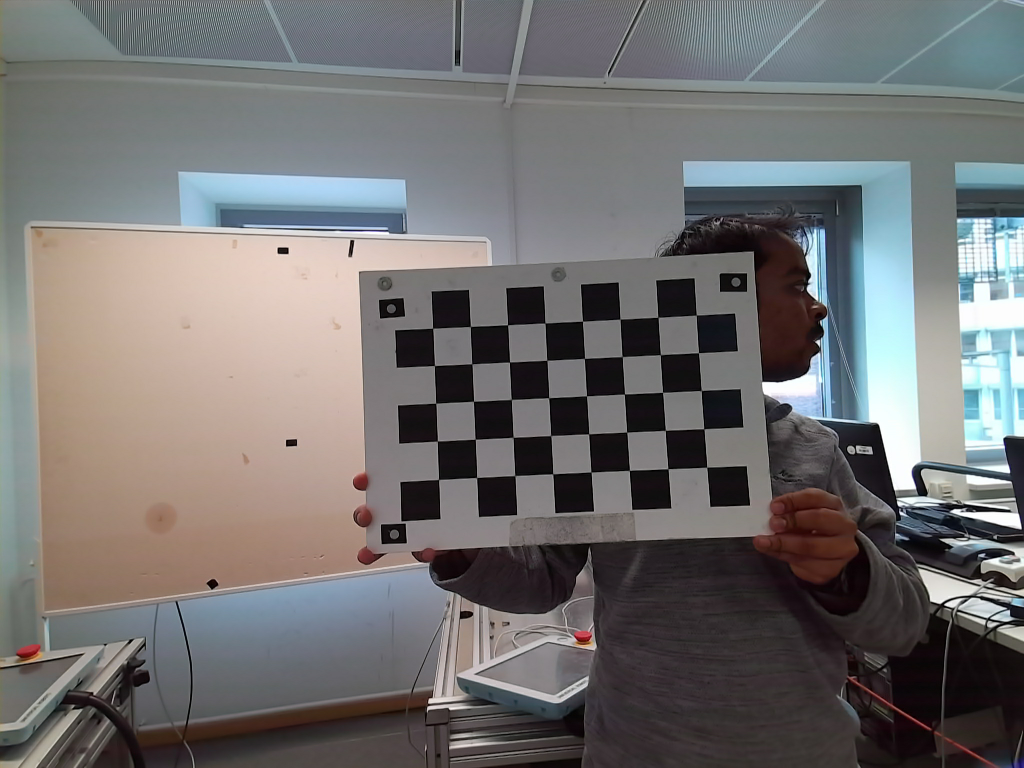
#> input picture Data/images_rgb/cv_test_img0.png, 2048 x 1536 px (shown at 1/2 size); its folder holds only this picture in this run
$ python calibrate_camera.py
#> lines starting #> are read from the running program, lines starting #| are printed output that depends on the picture; long printed decimals are rounded
#!/usr/bin/env python
"""this class offers methods to calibrate the camera using precaptured images using opencv
    no need to undistort the images as distortion coefficients are being calculated
"""


import numpy as np
import cv2
import glob


class calibrateKinectCamera(object):

    def __init__(self, pattern = (8,5)): # setting the default pattern of the checkerboard
        self.pattern = pattern
        self.criteria = (cv2.TERM_CRITERIA_EPS + cv2.TERM_CRITERIA_MAX_ITER, 50, 0.001)

    def createObjectpoints(self,height,width,size):

        """3D planar object points in world coordinate system for 2D/3D homograpy creation

        Arguments:
            height {int} -- number of rows in checker board
            width {int} -- number coulmns in checker board
            size {meter} -- width of the single square on the checker board

        Returns:
            array -- array of objects points
        """
#> called with height = 5, width = 8, size = 0.04

        object = []
        for j in range(height):
            for i in range(width):
                A = np.array([i*size,j*size,0])
                object.append(A)
        objp = np.asarray(object,dtype=np.float32)
        return objp

    def calibrate(self):

        """method to calibrate the camera using 2D/3D homography.

        Returns:
            manythings -- rms error of the least square solution, camera matrix, distorsion coeeficients,
                          checker board pose(rotation and translation)
        """
        objp = self.createObjectpoints(5,8,0.04)
        objectpoints = []
        imagepoints = []

        all_image_names = glob.glob('/home/pavankv/catkin_ws/src/project_arbeit/Data/images_rgb/*.png')

        for name in all_image_names:
            img = cv2.imread(name)
#> img is the input picture: shape (1536, 2048, 3); mean B, G, R 112.4, 112.6, 114
            img = cv2.resize(img,(1366,768))
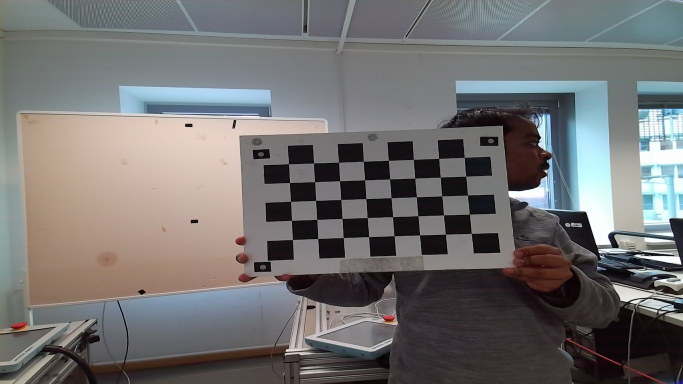
#> img: shape (768, 1366, 3) (shown at 1/2 size); mean B, G, R 112.4, 112.6, 114
            #cv2.imshow('image', img)
            #cv2.waitKey(200)
            self.gray_image = cv2.cvtColor(img,cv2.COLOR_BGR2GRAY)
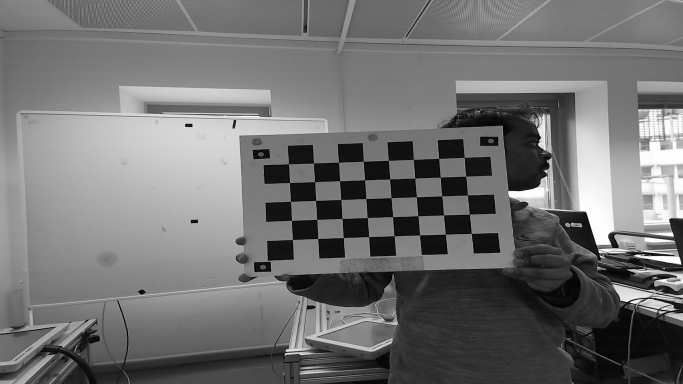
#> self.gray_image: shape (768, 1366) (shown at 1/2 size); min 0, max 255, mean 113

            found, corners = cv2.findChessboardCorners(self.gray_image, self.pattern,None)
#> found = True; corners = 40 rows, first 8: [943, 467.1], [891.1, 468.9], [839.6, 470.6], [788.5, 471.9], [737.6, 474], [687, 475.6], [635.8, 477.6], [585.3, 479.6]

            if found:
                cv2.cornerSubPix(self.gray_image, corners, (11,11), (-1, -1), self.criteria)
                objectpoints.append(objp)
                imagepoints.append(corners)

                #debug
                img = cv2.cvtColor(self.gray_image, cv2.COLOR_GRAY2BGR)
                cv2.drawChessboardCorners(img, self.pattern, corners, found)
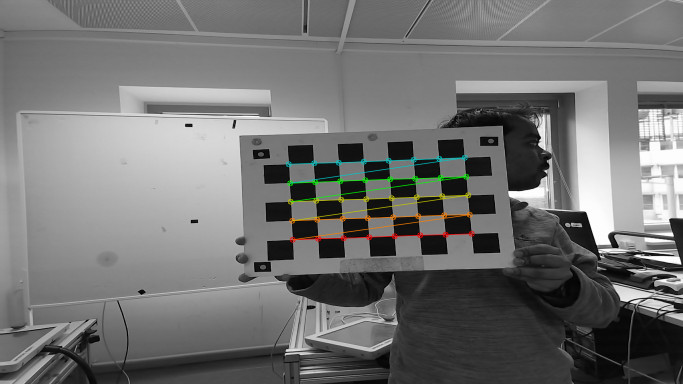
#> img: shape (768, 1366, 3) (shown at 1/2 size); mean B, G, R 112.8, 113.6, 113.4
                cv2.imshow('image', img)
                cv2.waitKey(1000)
            else:
                print("not found " + name)

        cv2.destroyAllWindows()
        rms, camera_matrix, dist_coeffs, rot_vecs, trans_vecs = cv2.calibrateCamera(objectpoints, imagepoints, self.gray_image.shape[::-1], None, None)
#> rms = 0.123; camera_matrix = [[516.1, 0, 686.9], [0, 388.3, 416.1], [0, 0, 1]]; dist_coeffs = [[0.0602, -0.0723, 0.00315, 0.00159, 0.104]]; rot_vecs = ([-0.00697, 0.0684, 3.09],); trans_vecs = ([0.2, 0.0526, 0.409],)
        return rms, camera_matrix, dist_coeffs, rot_vecs, trans_vecs


if __name__ == "__main__":
    cam = calibrateKinectCamera()
    rms, camera_matrix, dist_coeffs, rot_vecs, trans_vecs = cam.calibrate()
#> rms = 0.123; camera_matrix = [[516.1, 0, 686.9], [0, 388.3, 416.1], [0, 0, 1]]; dist_coeffs = [[0.0602, -0.0723, 0.00315, 0.00159, 0.104]]; rot_vecs = ([-0.00697, 0.0684, 3.09],); trans_vecs = ([0.2, 0.0526, 0.409],)

    print("RMS: ", rms)
#| RMS:  0.1229
    print("camera matrix: \n", camera_matrix)
#| camera matrix:
#|  [[516.076   0.         686.889]
#|  [  0.         388.261 416.140]
#|  [  0.           0.           1.        ]]
    print("distortion coefficients: \n", dist_coeffs)
#| distortion coefficients:
#|  [[ 0.06024 -0.07232  0.003145  0.001591  0.1038]]
    print("rot: \n", rot_vecs)
#| rot:
#|  (array([[-0.006968],
#|        [ 0.06836],
#|        [ 3.093]]),)
    print("translate: \n", trans_vecs)
#| translate:
#|  (array([[0.1998],
#|        [0.05264],
#|        [0.4086]]),)
    print('')

$ run again, on Data/images_rgb/cv_test_img12.png
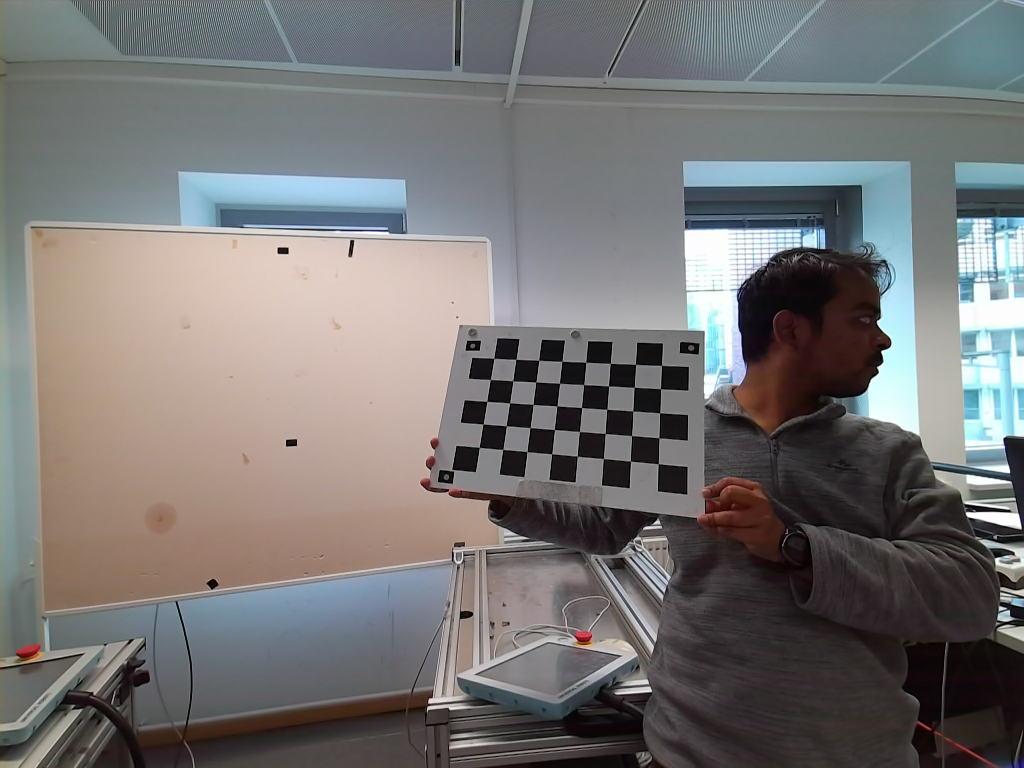
#> input picture Data/images_rgb/cv_test_img12.png, 2048 x 1536 px (shown at 1/2 size)
#> in calibrate, img is the input picture: shape (1536, 2048, 3); mean B, G, R 115.8, 116.3, 117.8
#> in calibrate, `self.gray_image = cv2.cvtColor(img,cv2.COLOR_BGR2GRAY)`:
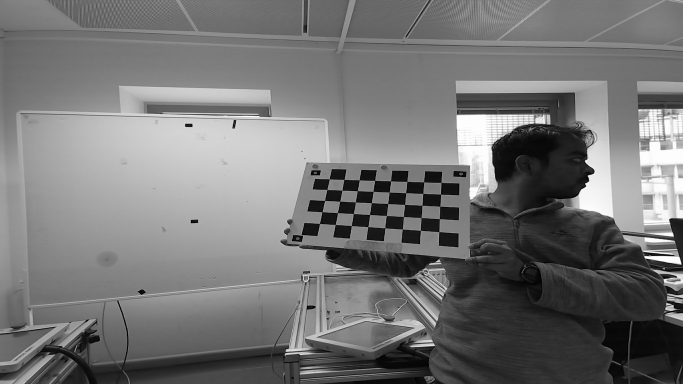
#> self.gray_image: shape (768, 1366) (shown at 1/2 size); min 0, max 255, mean 116.7
#> found = True; corners = 40 rows, first 8: [878.2, 463.9], [841.2, 461], [805.2, 458.5], [770.4, 456.1], [735.7, 454], [703, 451.5], [670.9, 449.3], [639.7, 447.4]
#> in calibrate, `cv2.drawChessboardCorners(img, self.pattern, corners, found)`:
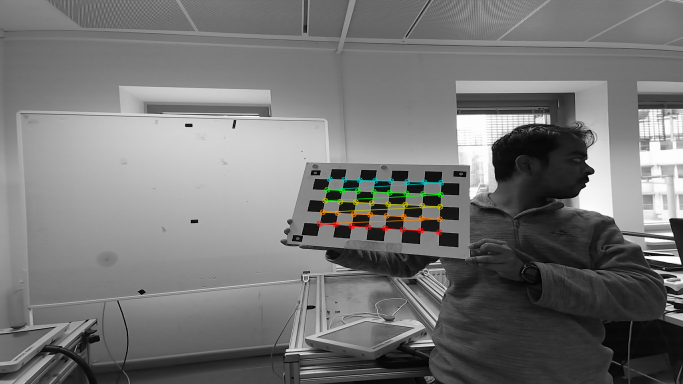
#> img: shape (768, 1366, 3) (shown at 1/2 size); mean B, G, R 116.6, 117.1, 117
#> in calibrate, `rms, camera_matrix, dist_coeffs, rot_vecs, trans_vecs = cv2.calibrateC..`: rms = 0.0994; camera_matrix = [[640.1, 0, 675.3], [0, 495.2, 413.3], [0, 0, 1]]; dist_coeffs = [[0.258, -2.4, 0.0026, 0.000878, 11.4]]; rot_vecs = ([-0.307, -0.556, -2.97],); trans_vecs = ([0.228, 0.0733, 0.731],)
#> `rms, camera_matrix, dist_coeffs, rot_vecs, trans_vecs = cam.calibrate()`: rms = 0.0994; camera_matrix = [[640.1, 0, 675.3], [0, 495.2, 413.3], [0, 0, 1]]; dist_coeffs = [[0.258, -2.4, 0.0026, 0.000878, 11.4]]; rot_vecs = ([-0.307, -0.556, -2.97],); trans_vecs = ([0.228, 0.0733, 0.731],)
#| RMS:  0.09942
#| camera matrix:
#|  [[640.116   0.         675.337]
#|  [  0.         495.186 413.258]
#|  [  0.           0.           1.        ]]
#| distortion coefficients:
#|  [[ 2.57527971e-01 -2.40415592e+00  2.60100612e-03  8.77862298e-04
#|    1.14042722e+01]]
#| rot:
#|  (array([[-0.3075 ],
#|        [-0.5558],
#|        [-2.968]]),)
#| translate:
#|  (array([[0.2283],
#|        [0.07326],
#|        [0.7313 ]]),)
